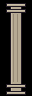

Below is a game level as drawn by its tile map, then a one-line description and the .tmx file that defines it, in full:
An orthogonal 1x3 tile map with 32x32 px tiles, 1 tile layer (Assembly), 3 tilesets.

<map version="1.10" orientation="orthogonal" renderorder="right-down" width="1" height="3" tilewidth="32" tileheight="32" infinite="0" nextlayerid="2" nextobjectid="1">
  <tileset firstgid="1" source="../floors.tsx" />
  <tileset firstgid="321" source="../walls.tsx" />
  <tileset firstgid="961" source="../architecture.tsx" />
  <layer id="1" name="Assembly" width="1" height="3">
    <data encoding="csv">
1865,
1881,
1897
</data>
  </layer>
</map>
